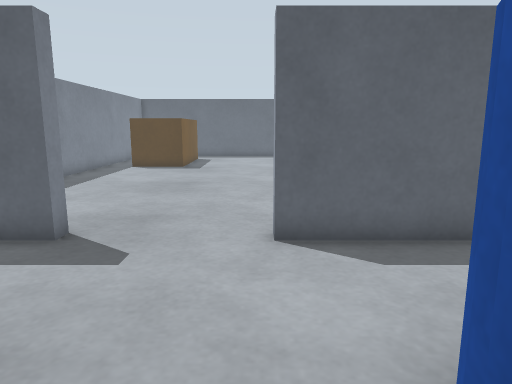
view 1 (above)

19 first-person views from a walk through a world built for the Gazebo simulator. The camera is 0.61 m above the floor, tilts 10° down and sees 70° across. The floor is counted in squares, 0.25 m on a side. Each view is taken from the middle of a square. On the plan, view 1 faces up. The plan holds only what a view shows up to about 20 squares ahead; the rest is blank. The place goes on beyond the plan. The robots in the file are not drawn.

view 2
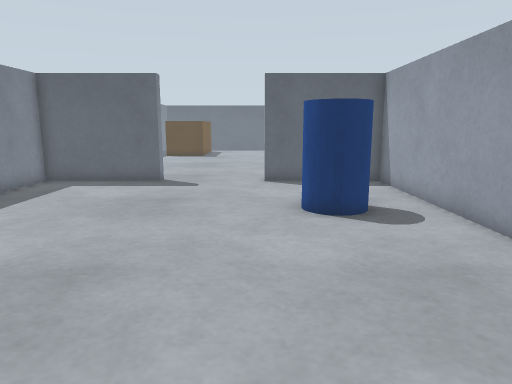

view 3
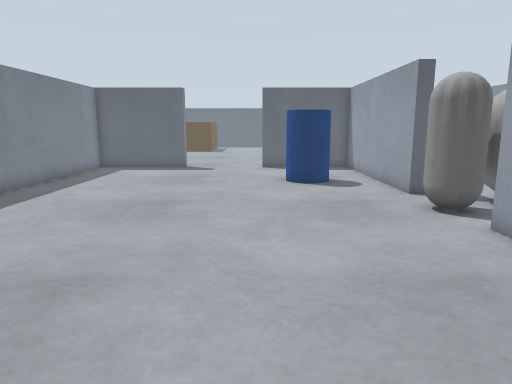

view 4
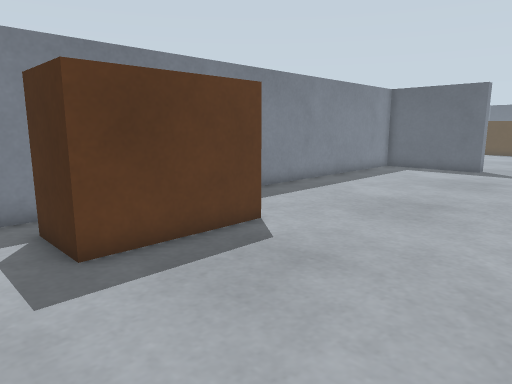

view 5
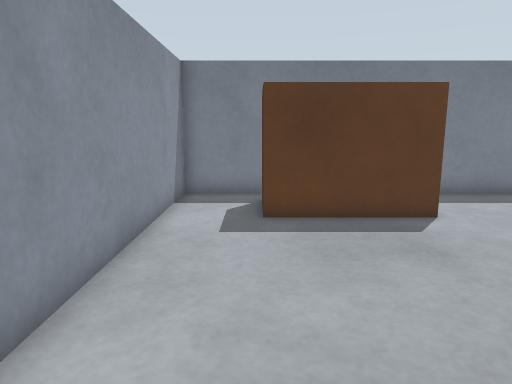

view 6
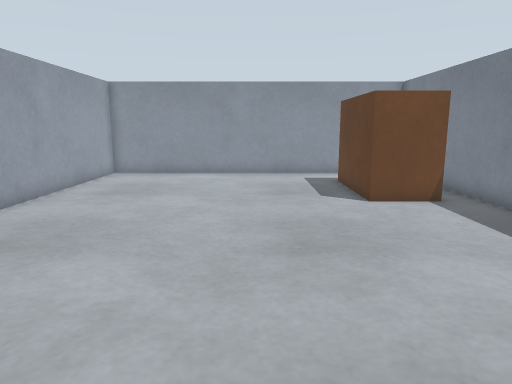

view 7
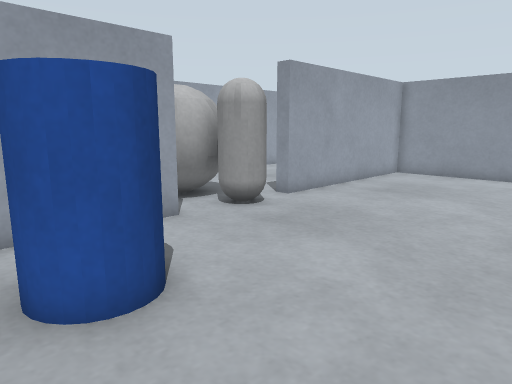

view 8
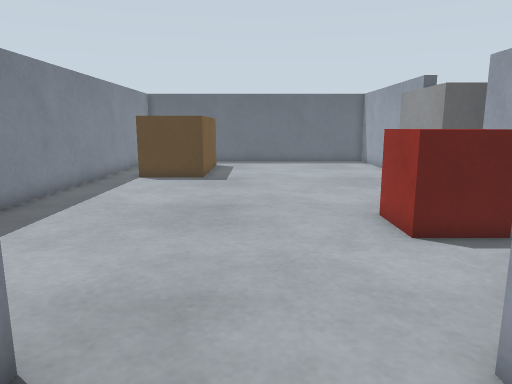

view 9
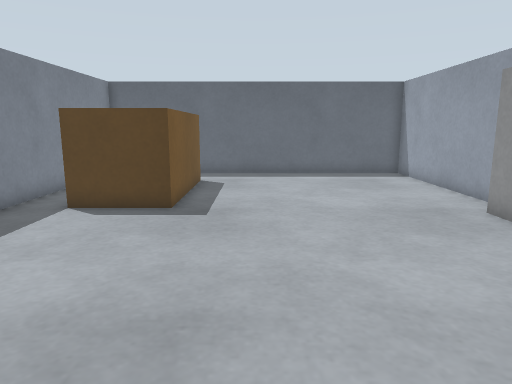

view 10
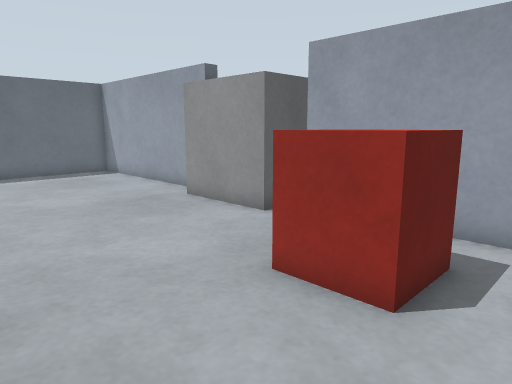

view 11
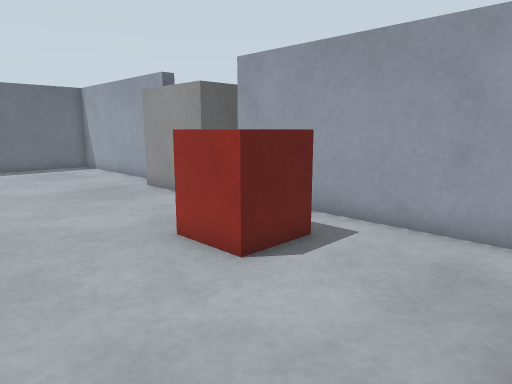

view 12
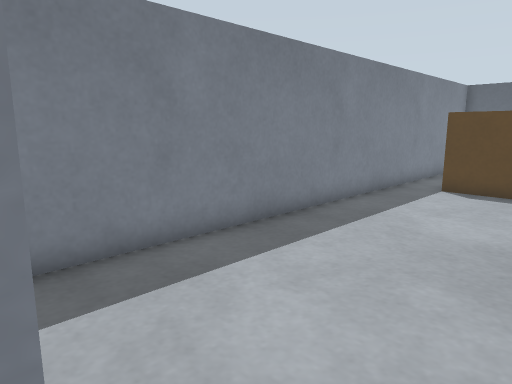

view 13
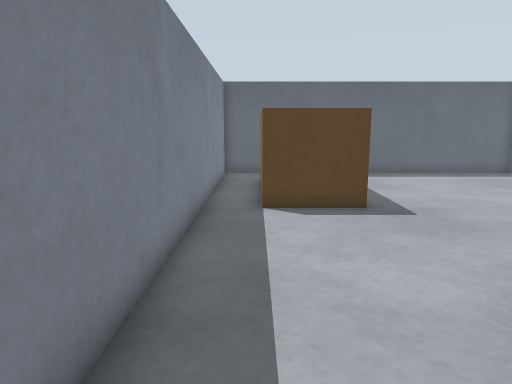

view 14
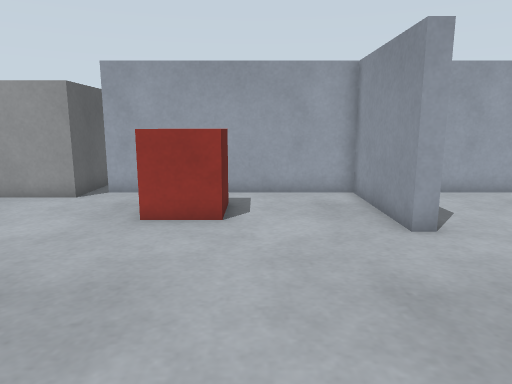

view 15
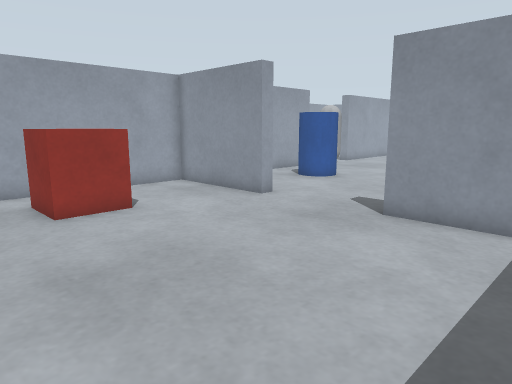

view 16
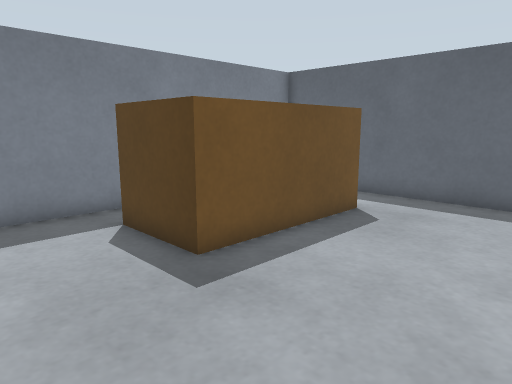

view 17
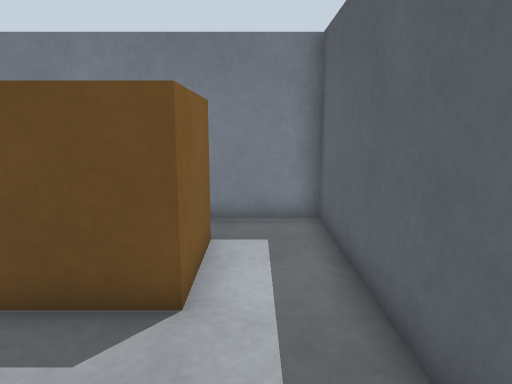

view 18
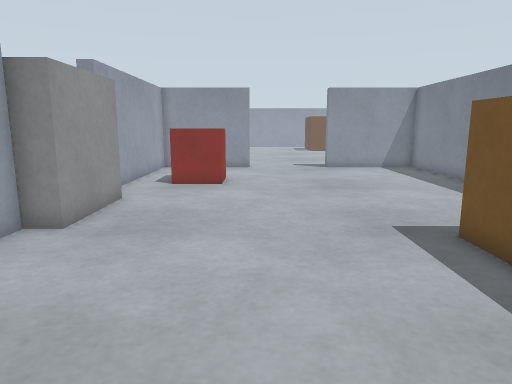

view 19
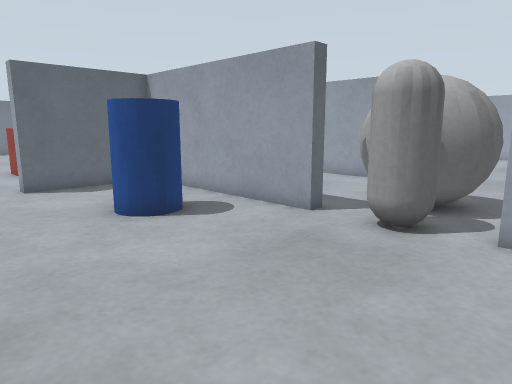

### Floor plan
Key: @ floor where view 1 was taken; # wall or solid block; . floor; P pillar; B grey ball; C cabinet; E bench; G grey box; R red box; O other object.
Columns run from 10 left of view 1 to 8 right of it. Each row starts with its distance up from view 1.
 32 #################
 31 #...............#
 30 #...............#
 29 #.EEEE..........#
 28 #.   E..........#
 27 #.   E..........#
 26 #.E  E..........#
 25 #.   E..........#
 24 #.E  E..........#
 23 #.EEEE..........#
 22 #..............GG
 21 #..............G
 20 #..............G
 19 #..............G
 18 #..............GGGG
 17 #...............#
 16 #...............#
 15 #...........RRR.#
 14 #...........RR .#
 13 #...........RRR.#
 12 #...............#
 11 #...............#
 10 #...............#
  9 #...............#
  8 ######.....######
  7 #...............#
  6 #...............#
  5 #...............#
  4 #...............#
  3 #...........PP..#
  2 #..........PPP..#
  1 #...........PP..#
  0 #.........@.....#
 -1 #...............#
 -2 #...............#BB
 -3 #...............OBB
 -4 #..............OOBB
 -5 #..............OOBB
 -6 #...............# B
 -7 #...............#
 -8 #.CCC...........#
 -9 #.  C...........#
-10 #.  C...........#
-11 #   C...........#
-12 #   C...........#
-13 #.CCC...........#
-14 #...............#
-15 #...............#
-16 #################

Positions as (right, up) in squares from view 1, and headings:
1: (0, 0), facing up
2: (0, -9), facing up
3: (0, -15), facing up
4: (1, -15), facing up-left
5: (4, -13), facing left
6: (-2, 4), facing down
7: (-3, 4), facing down-right
8: (-2, 5), facing up
9: (-2, 12), facing up
10: (-3, 11), facing up-right
11: (-3, 8), facing up-right
12: (-3, 8), facing up-left
13: (-8, 12), facing up
14: (-8, 12), facing right
15: (-9, 18), facing down-right
16: (1, 19), facing up-left
17: (0, 30), facing left
18: (0, 31), facing down
19: (-3, -8), facing up-right
